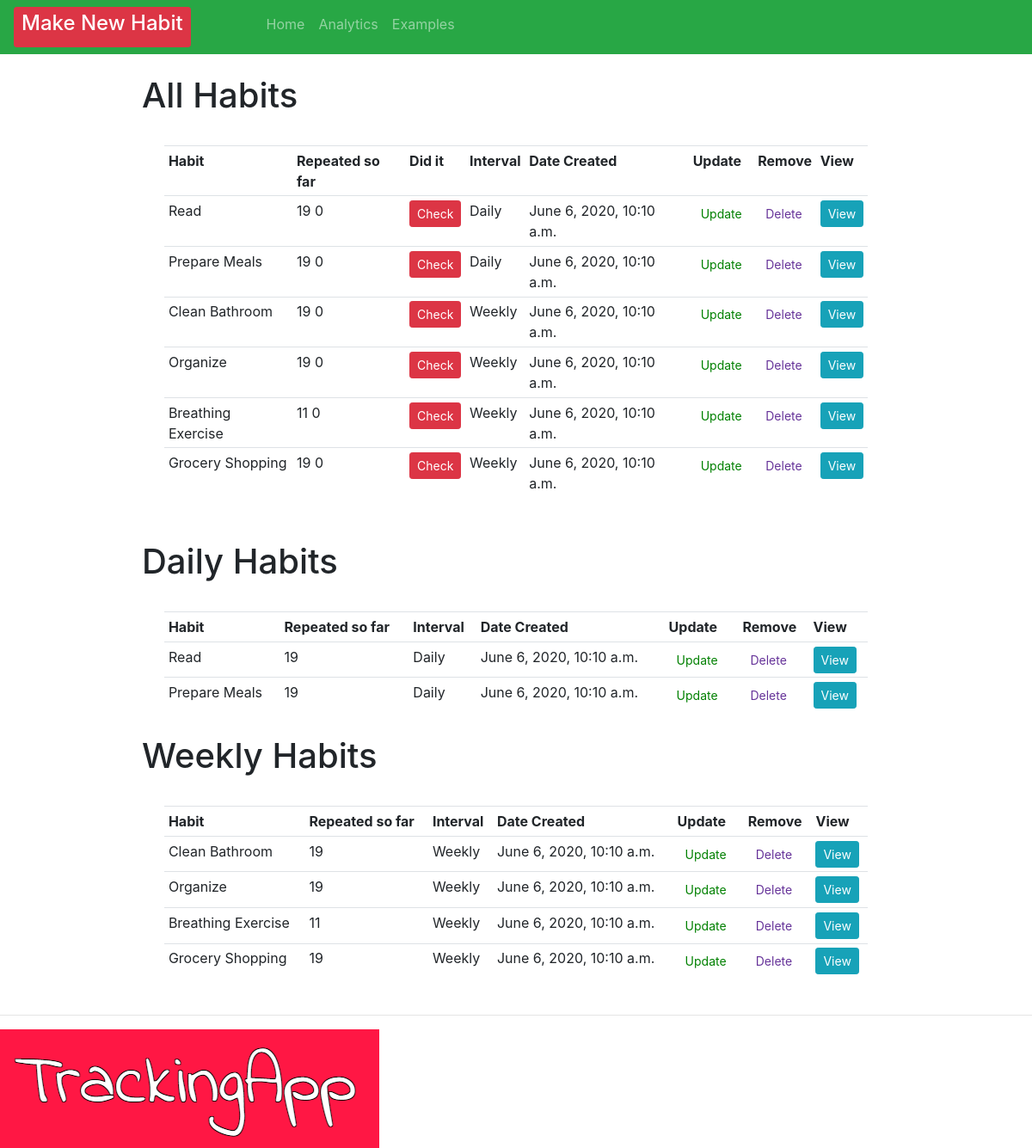
The app's page /, older data.
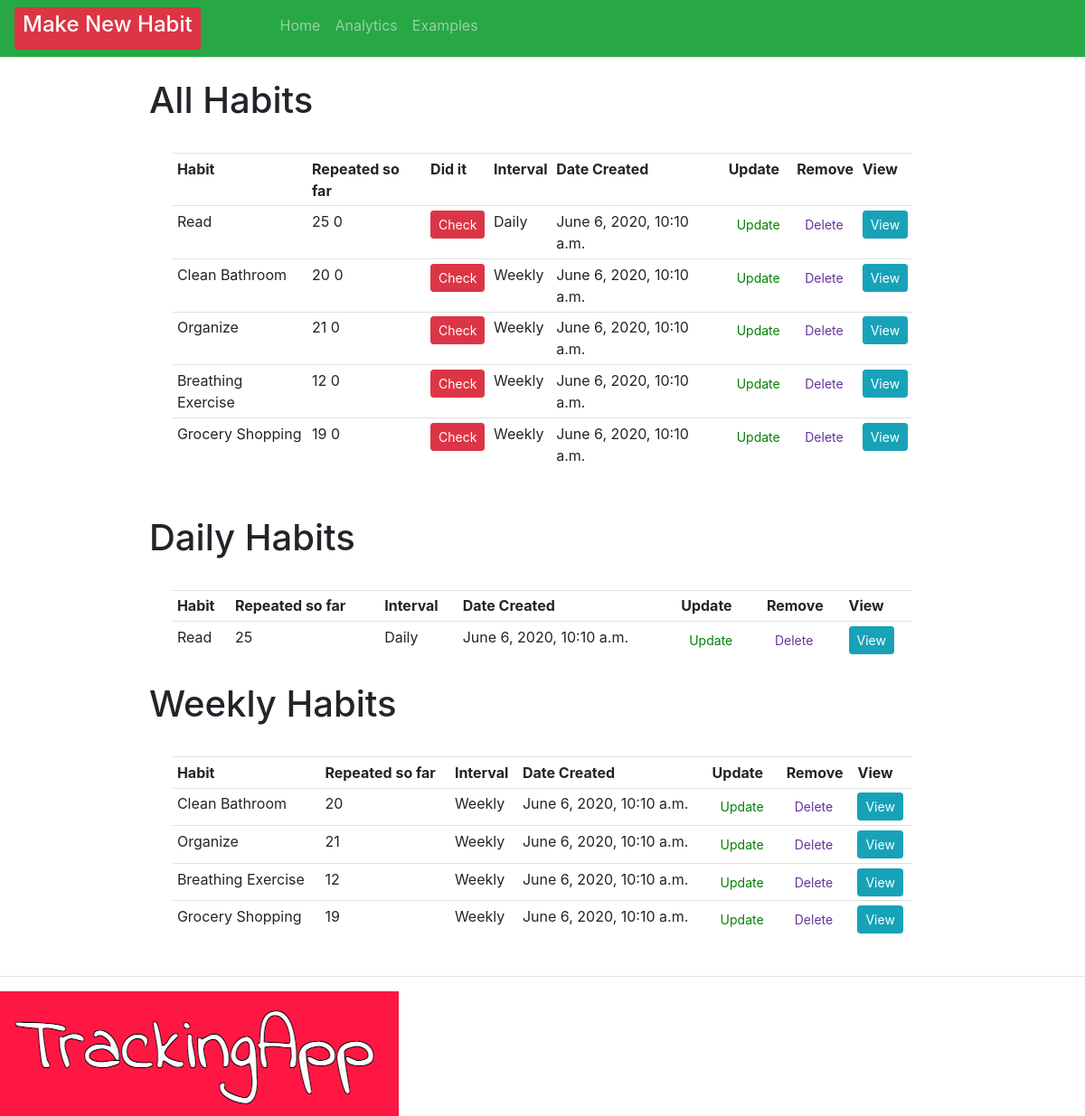
The same page, newer data.
### crm/models.py (models this page shows, shortened)
class Order(models.Model):
    INTERVAL = (
            ('Daily', 'Daily'),
            ('Weekly', 'Weekly' ),
                      )
    habit = models.CharField(max_length=200, null=True, blank=True)
    interval = models.CharField(max_length=400, null=True, choices=INTERVAL)
    checked = models.IntegerField(blank=True, default=0, null=True)
    streak = models.IntegerField(blank=True, default=0, null=True)
    created = models.DateTimeField(auto_now=True, auto_now_add=False, editable=False, null=True, blank=True)
    checkedList = models.ManyToManyField(Repeats)
    timeStamp = models.DateTimeField(auto_now=True, blank=True)
    date_created = models.DateTimeField(auto_now_add=True, null=True, editable=False, blank=True)
    test = models.CharField(max_length=200, null=True, blank=True)

### crm/views.py (the view)
# urls.py: path('', views.home, name="home" ),
def home(request):
    orders = Order.objects.all()
    total_orders = orders.count()
    dailyFilter = Order.objects.filter(interval="Daily")
    weeklyFilter = Order.objects.filter(interval="Weekly")
    context = {'orders': orders, 'total_orders': total_orders, 'dailyFilter': dailyFilter, 'weeklyFilter':weeklyFilter}
    return render(request, 'habit/dashboard.html', context)

### crm/templates/habit/dashboard.html (shortened to what this page needs)
{% extends 'habit/main.html' %}
{% block content %}
<br>
<div class="row" style="padding-left: 15%; padding-right: 15%;">
    <table style="margin: 3%" class="table table-sm">
        <h1> All Habits {{checked}} </h1>
        <tr>
            <th>Habit</th>
            <th>Repeated so far</th>
            <th>Did it</th>
            <th>Interval</th>
            <th>Date Created</th>
            <th>Update</th>
            <th>Remove</th>
            <th>View</th>
        </tr>
        {% for order in orders %}
        <tr>
            <td>
                       {{ order.habit }}
            </td>
            <td>
                {{order.checkedList.count}}
                {{order.streak}}
            </td>
            <td>
                <form action="{% url 'check_habit' order.id %}" method="POST">
                    <button type="submit" , name="post_id" , value="{{order.id}}" ,
                        class="btn btn-sm btn-danger">Check</button>
                </form>
            </td>
            <td>{{order.interval}}</td>
            <td>{{order.date_created}}</td>
            <td><a class="btn btn-sm" style="color: green;" href="{% url 'update_habit' order.id %}">Update</a></td>
            <td><a class="btn btn-sm" style="color: rebeccapurple;" href="{% url 'delete' order.id %}">Delete</a></td>
            <td><a class="btn btn-sm btn-info" href="{% url 'habit' order.id %}">View</a></td>
        </tr>
        {% endfor %}
    </table>
</div>
<br>
<div class="row" style="padding-left: 15%; padding-right: 15%;">
    <table style="margin: 3%" class="table table-sm">
        <h1> Daily Habits </h1>
        <tr>
            <th>Habit</th>
            <th>Repeated so far</th>
            <th>Interval</th>
            <th>Date Created</th>
            <th>Update</th>
            <th>Remove</th>
            <th>View</th>
        </tr>
        {% for day in dailyFilter %}
       <td>
            {{ day.habit }}
        </td>
        <td>
            {{day.checkedList.count}}
        </td>
        <td>{{day.interval}}</td>
        <td>{{day.date_created}}</td>
        <td><a class="btn btn-sm" style="color: green;" href="{% url 'update_habit' day.id %}">Update</a></td>
        <td><a class="btn btn-sm" style="color: rebeccapurple;" href="{% url 'delete' day.id %}">Delete</a></td>
        <td><a class="btn btn-sm btn-info" href="{% url 'habit' day.id %}">View</a></td>
        {% endfor %}
    </table>
</div>
<div class="row" style="padding-left: 15%; padding-right: 15%;">
    <table style="margin: 3%" class="table table-sm">
        <tr>
            <th>Habit</th>
            <th>Repeated so far</th>
            <th>Interval</th>
            <th>Date Created</th>
            <th>Update</th>
            <th>Remove</th>
            <th>View</th>
        </tr>
        <h1> Weekly Habits </h1>
        {% for week in weeklyFilter %}
        <tr>
             <td>
                {{ week.habit }}
            </td>
            <td>
                {{week.checkedList.count}}
            </td>
                      <td>{{week.interval}}</td>
            <td>{{week.date_created}}</td>
            <td><a class="btn btn-sm" style="color: green;" href="{% url 'update_habit' week.id %}">Update</a>
            </td>
            <td><a class="btn btn-sm" style="color: rebeccapurple;" href="{% url 'delete' week.id %}">Delete</a>
            </td>
            <td><a class="btn btn-sm btn-info" href="{% url 'habit' week.id %}">View</a></td>
        </tr>
        {% endfor %}
    </table>
</div>
{% endblock %}

Row changes from the older to the newer data that the page shows:
removed Order: habit "Prepare Meals", checkedList.count "19", streak "0", interval "Daily", date_created "June 6, 2020, 10:10 a.m."
changed Order "Read": checkedList.count "19" → "25"
changed Order "Clean Bathroom": checkedList.count "19" → "20"
changed Order "Organize": checkedList.count "19" → "21"
changed Order "Breathing Exercise": checkedList.count "11" → "12"
